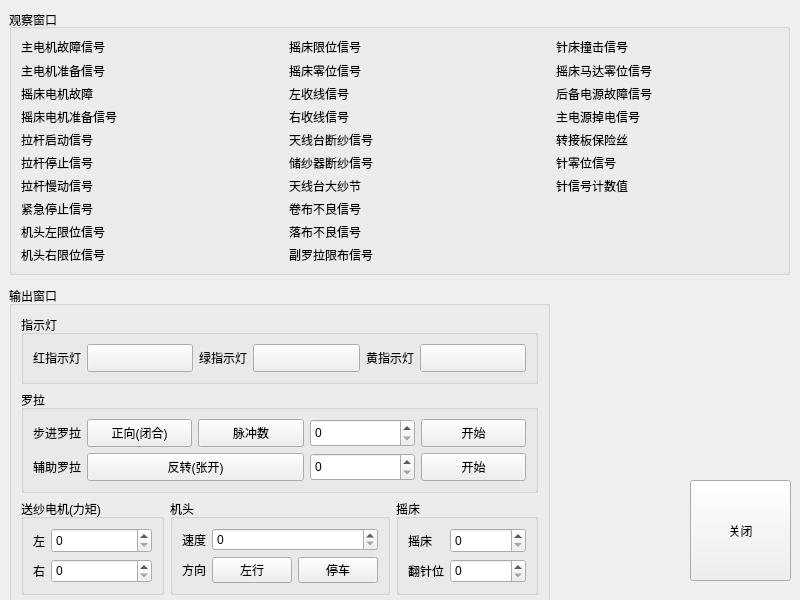
<?xml version="1.0" encoding="UTF-8"?>
<ui version="4.0">
 <class>machineexame</class>
 <widget class="QWidget" name="machineexame">
  <property name="geometry">
   <rect>
    <x>0</x>
    <y>0</y>
    <width>800</width>
    <height>600</height>
   </rect>
  </property>
  <property name="windowTitle">
   <string>Form</string>
  </property>
  <widget class="QGroupBox" name="groupBox">
   <property name="geometry">
    <rect>
     <x>9</x>
     <y>9</y>
     <width>781</width>
     <height>266</height>
    </rect>
   </property>
   <property name="title">
    <string>观察窗口</string>
   </property>
   <property name="alignment">
    <set>Qt::AlignLeading|Qt::AlignLeft|Qt::AlignVCenter</set>
   </property>
   <layout class="QGridLayout" name="gridLayout">
    <item row="0" column="0">
     <widget class="QLabel" name="label">
      <property name="sizePolicy">
       <sizepolicy hsizetype="Preferred" vsizetype="Preferred">
        <horstretch>0</horstretch>
        <verstretch>0</verstretch>
       </sizepolicy>
      </property>
      <property name="text">
       <string>主电机故障信号</string>
      </property>
     </widget>
    </item>
    <item row="0" column="3">
     <widget class="QLabel" name="label_23">
      <property name="text">
       <string>摇床限位信号</string>
      </property>
     </widget>
    </item>
    <item row="0" column="6">
     <widget class="QLabel" name="label_45">
      <property name="text">
       <string>针床撞击信号</string>
      </property>
     </widget>
    </item>
    <item row="1" column="0">
     <widget class="QLabel" name="label_4">
      <property name="sizePolicy">
       <sizepolicy hsizetype="Preferred" vsizetype="Preferred">
        <horstretch>0</horstretch>
        <verstretch>0</verstretch>
       </sizepolicy>
      </property>
      <property name="text">
       <string>主电机准备信号</string>
      </property>
     </widget>
    </item>
    <item row="1" column="3">
     <widget class="QLabel" name="label_25">
      <property name="text">
       <string>摇床零位信号</string>
      </property>
     </widget>
    </item>
    <item row="1" column="6">
     <widget class="QLabel" name="label_47">
      <property name="text">
       <string>摇床马达零位信号</string>
      </property>
     </widget>
    </item>
    <item row="2" column="0">
     <widget class="QLabel" name="label_6">
      <property name="sizePolicy">
       <sizepolicy hsizetype="Preferred" vsizetype="Preferred">
        <horstretch>0</horstretch>
        <verstretch>0</verstretch>
       </sizepolicy>
      </property>
      <property name="text">
       <string>摇床电机故障</string>
      </property>
     </widget>
    </item>
    <item row="2" column="3">
     <widget class="QLabel" name="label_27">
      <property name="text">
       <string>左收线信号</string>
      </property>
     </widget>
    </item>
    <item row="2" column="6">
     <widget class="QLabel" name="label_49">
      <property name="text">
       <string>后备电源故障信号</string>
      </property>
     </widget>
    </item>
    <item row="3" column="0">
     <widget class="QLabel" name="label_8">
      <property name="sizePolicy">
       <sizepolicy hsizetype="Preferred" vsizetype="Preferred">
        <horstretch>0</horstretch>
        <verstretch>0</verstretch>
       </sizepolicy>
      </property>
      <property name="text">
       <string>摇床电机准备信号</string>
      </property>
     </widget>
    </item>
    <item row="3" column="3">
     <widget class="QLabel" name="label_29">
      <property name="text">
       <string>右收线信号</string>
      </property>
     </widget>
    </item>
    <item row="3" column="6">
     <widget class="QLabel" name="label_51">
      <property name="text">
       <string>主电源掉电信号</string>
      </property>
     </widget>
    </item>
    <item row="4" column="0">
     <widget class="QLabel" name="label_10">
      <property name="sizePolicy">
       <sizepolicy hsizetype="Preferred" vsizetype="Preferred">
        <horstretch>0</horstretch>
        <verstretch>0</verstretch>
       </sizepolicy>
      </property>
      <property name="text">
       <string>拉杆启动信号</string>
      </property>
     </widget>
    </item>
    <item row="4" column="3">
     <widget class="QLabel" name="label_31">
      <property name="text">
       <string>天线台断纱信号</string>
      </property>
     </widget>
    </item>
    <item row="4" column="6">
     <widget class="QLabel" name="label_53">
      <property name="text">
       <string>转接板保险丝</string>
      </property>
     </widget>
    </item>
    <item row="5" column="0">
     <widget class="QLabel" name="label_12">
      <property name="sizePolicy">
       <sizepolicy hsizetype="Preferred" vsizetype="Preferred">
        <horstretch>0</horstretch>
        <verstretch>0</verstretch>
       </sizepolicy>
      </property>
      <property name="text">
       <string>拉杆停止信号</string>
      </property>
     </widget>
    </item>
    <item row="5" column="3">
     <widget class="QLabel" name="label_33">
      <property name="text">
       <string>储纱器断纱信号</string>
      </property>
     </widget>
    </item>
    <item row="6" column="0">
     <widget class="QLabel" name="label_14">
      <property name="sizePolicy">
       <sizepolicy hsizetype="Preferred" vsizetype="Preferred">
        <horstretch>0</horstretch>
        <verstretch>0</verstretch>
       </sizepolicy>
      </property>
      <property name="text">
       <string>拉杆慢动信号</string>
      </property>
     </widget>
    </item>
    <item row="6" column="3">
     <widget class="QLabel" name="label_35">
      <property name="text">
       <string>天线台大纱节</string>
      </property>
     </widget>
    </item>
    <item row="7" column="0">
     <widget class="QLabel" name="label_17">
      <property name="sizePolicy">
       <sizepolicy hsizetype="Preferred" vsizetype="Preferred">
        <horstretch>0</horstretch>
        <verstretch>0</verstretch>
       </sizepolicy>
      </property>
      <property name="text">
       <string>紧急停止信号</string>
      </property>
     </widget>
    </item>
    <item row="7" column="3">
     <widget class="QLabel" name="label_37">
      <property name="text">
       <string>卷布不良信号</string>
      </property>
     </widget>
    </item>
    <item row="9" column="0">
     <widget class="QLabel" name="label_15">
      <property name="sizePolicy">
       <sizepolicy hsizetype="Preferred" vsizetype="Preferred">
        <horstretch>0</horstretch>
        <verstretch>0</verstretch>
       </sizepolicy>
      </property>
      <property name="text">
       <string>机头左限位信号</string>
      </property>
     </widget>
    </item>
    <item row="9" column="3">
     <widget class="QLabel" name="label_39">
      <property name="text">
       <string>落布不良信号</string>
      </property>
     </widget>
    </item>
    <item row="10" column="0">
     <widget class="QLabel" name="label_16">
      <property name="sizePolicy">
       <sizepolicy hsizetype="Preferred" vsizetype="Preferred">
        <horstretch>0</horstretch>
        <verstretch>0</verstretch>
       </sizepolicy>
      </property>
      <property name="text">
       <string>机头右限位信号</string>
      </property>
     </widget>
    </item>
    <item row="10" column="3">
     <widget class="QLabel" name="label_41">
      <property name="text">
       <string>副罗拉限布信号</string>
      </property>
     </widget>
    </item>
    <item row="0" column="2">
     <spacer name="horizontalSpacer">
      <property name="orientation">
       <enum>Qt::Horizontal</enum>
      </property>
      <property name="sizeType">
       <enum>QSizePolicy::Maximum</enum>
      </property>
      <property name="sizeHint" stdset="0">
       <size>
        <width>40</width>
        <height>20</height>
       </size>
      </property>
     </spacer>
    </item>
    <item row="1" column="5">
     <spacer name="horizontalSpacer_11">
      <property name="orientation">
       <enum>Qt::Horizontal</enum>
      </property>
      <property name="sizeType">
       <enum>QSizePolicy::Maximum</enum>
      </property>
      <property name="sizeHint" stdset="0">
       <size>
        <width>40</width>
        <height>20</height>
       </size>
      </property>
     </spacer>
    </item>
    <item row="0" column="1">
     <widget class="QMdLabel" name="label_2">
      <property name="sizePolicy">
       <sizepolicy hsizetype="Maximum" vsizetype="Preferred">
        <horstretch>0</horstretch>
        <verstretch>0</verstretch>
       </sizepolicy>
      </property>
     </widget>
    </item>
    <item row="1" column="1">
     <widget class="QMdLabel" name="label_3"/>
    </item>
    <item row="2" column="1">
     <widget class="QMdLabel" name="label_5"/>
    </item>
    <item row="3" column="1">
     <widget class="QMdLabel" name="label_7"/>
    </item>
    <item row="4" column="1">
     <widget class="QMdLabel" name="label_9"/>
    </item>
    <item row="5" column="1">
     <widget class="QMdLabel" name="label_11"/>
    </item>
    <item row="6" column="1">
     <widget class="QMdLabel" name="label_21"/>
    </item>
    <item row="7" column="1">
     <widget class="QMdLabel" name="label_32"/>
    </item>
    <item row="9" column="1">
     <widget class="QMdLabel" name="label_20"/>
    </item>
    <item row="10" column="1">
     <widget class="QMdLabel" name="label_19"/>
    </item>
    <item row="9" column="4">
     <widget class="QMdLabel" name="label_13"/>
    </item>
    <item row="7" column="4">
     <widget class="QMdLabel" name="label_24"/>
    </item>
    <item row="6" column="4">
     <widget class="QMdLabel" name="label_26"/>
    </item>
    <item row="5" column="4">
     <widget class="QMdLabel" name="label_28"/>
    </item>
    <item row="4" column="4">
     <widget class="QMdLabel" name="label_30"/>
    </item>
    <item row="3" column="4">
     <widget class="QMdLabel" name="label_34"/>
    </item>
    <item row="2" column="4">
     <widget class="QMdLabel" name="label_36"/>
    </item>
    <item row="1" column="4">
     <widget class="QMdLabel" name="label_38"/>
    </item>
    <item row="0" column="4">
     <widget class="QMdLabel" name="label_40"/>
    </item>
    <item row="10" column="4">
     <widget class="QMdLabel" name="label_42">
      <property name="sizePolicy">
       <sizepolicy hsizetype="Maximum" vsizetype="Preferred">
        <horstretch>0</horstretch>
        <verstretch>0</verstretch>
       </sizepolicy>
      </property>
     </widget>
    </item>
    <item row="1" column="7">
     <widget class="QMdLabel" name="label_48"/>
    </item>
    <item row="2" column="7">
     <widget class="QMdLabel" name="label_50"/>
    </item>
    <item row="3" column="7">
     <widget class="QMdLabel" name="label_52"/>
    </item>
    <item row="4" column="7">
     <widget class="QMdLabel" name="label_54"/>
    </item>
    <item row="5" column="7">
     <widget class="QMdLabel" name="label_58"/>
    </item>
    <item row="6" column="7">
     <widget class="QMdLabel" name="label_60"/>
    </item>
    <item row="0" column="7">
     <widget class="QMdLabel" name="label_46">
      <property name="sizePolicy">
       <sizepolicy hsizetype="Maximum" vsizetype="Preferred">
        <horstretch>0</horstretch>
        <verstretch>0</verstretch>
       </sizepolicy>
      </property>
     </widget>
    </item>
    <item row="5" column="6">
     <widget class="QLabel" name="label_59">
      <property name="text">
       <string>针零位信号</string>
      </property>
     </widget>
    </item>
    <item row="6" column="6">
     <widget class="QLabel" name="label_57">
      <property name="text">
       <string>针信号计数值</string>
      </property>
     </widget>
    </item>
   </layout>
  </widget>
  <widget class="QGroupBox" name="groupBox_2">
   <property name="geometry">
    <rect>
     <x>9</x>
     <y>286</y>
     <width>541</width>
     <height>321</height>
    </rect>
   </property>
   <property name="title">
    <string>输出窗口</string>
   </property>
   <layout class="QVBoxLayout" name="verticalLayout">
    <item>
     <widget class="QGroupBox" name="groupBox_3">
      <property name="sizePolicy">
       <sizepolicy hsizetype="Preferred" vsizetype="Preferred">
        <horstretch>0</horstretch>
        <verstretch>2</verstretch>
       </sizepolicy>
      </property>
      <property name="title">
       <string>指示灯</string>
      </property>
      <layout class="QHBoxLayout" name="horizontalLayout_2">
       <item>
        <widget class="QLabel" name="label_18">
         <property name="sizePolicy">
          <sizepolicy hsizetype="Maximum" vsizetype="Preferred">
           <horstretch>0</horstretch>
           <verstretch>0</verstretch>
          </sizepolicy>
         </property>
         <property name="text">
          <string>红指示灯</string>
         </property>
        </widget>
       </item>
       <item>
        <widget class="QMdPushButton" name="qMdPushButton">
         <property name="sizePolicy">
          <sizepolicy hsizetype="Minimum" vsizetype="Minimum">
           <horstretch>0</horstretch>
           <verstretch>0</verstretch>
          </sizepolicy>
         </property>
         <property name="text">
          <string/>
         </property>
         <property name="checkable">
          <bool>true</bool>
         </property>
         <property name="autoExclusive">
          <bool>true</bool>
         </property>
        </widget>
       </item>
       <item>
        <widget class="QLabel" name="label_22">
         <property name="sizePolicy">
          <sizepolicy hsizetype="Maximum" vsizetype="Preferred">
           <horstretch>0</horstretch>
           <verstretch>0</verstretch>
          </sizepolicy>
         </property>
         <property name="text">
          <string>绿指示灯</string>
         </property>
        </widget>
       </item>
       <item>
        <widget class="QMdPushButton" name="qMdPushButton_2">
         <property name="sizePolicy">
          <sizepolicy hsizetype="Minimum" vsizetype="Minimum">
           <horstretch>0</horstretch>
           <verstretch>0</verstretch>
          </sizepolicy>
         </property>
         <property name="text">
          <string/>
         </property>
         <property name="checkable">
          <bool>true</bool>
         </property>
         <property name="autoExclusive">
          <bool>true</bool>
         </property>
        </widget>
       </item>
       <item>
        <widget class="QLabel" name="label_43">
         <property name="sizePolicy">
          <sizepolicy hsizetype="Maximum" vsizetype="Preferred">
           <horstretch>0</horstretch>
           <verstretch>0</verstretch>
          </sizepolicy>
         </property>
         <property name="text">
          <string>黄指示灯</string>
         </property>
        </widget>
       </item>
       <item>
        <widget class="QMdPushButton" name="qMdPushButton_3">
         <property name="sizePolicy">
          <sizepolicy hsizetype="Minimum" vsizetype="Minimum">
           <horstretch>0</horstretch>
           <verstretch>0</verstretch>
          </sizepolicy>
         </property>
         <property name="text">
          <string/>
         </property>
         <property name="checkable">
          <bool>true</bool>
         </property>
         <property name="autoExclusive">
          <bool>true</bool>
         </property>
        </widget>
       </item>
      </layout>
     </widget>
    </item>
    <item>
     <widget class="QGroupBox" name="groupBox_4">
      <property name="sizePolicy">
       <sizepolicy hsizetype="Preferred" vsizetype="Preferred">
        <horstretch>0</horstretch>
        <verstretch>3</verstretch>
       </sizepolicy>
      </property>
      <property name="title">
       <string>罗拉</string>
      </property>
      <layout class="QGridLayout" name="gridLayout_3">
       <item row="0" column="0">
        <widget class="QLabel" name="label_44">
         <property name="sizePolicy">
          <sizepolicy hsizetype="Maximum" vsizetype="Minimum">
           <horstretch>0</horstretch>
           <verstretch>0</verstretch>
          </sizepolicy>
         </property>
         <property name="text">
          <string>步进罗拉</string>
         </property>
        </widget>
       </item>
       <item row="0" column="1">
        <widget class="QMdPushButton" name="qMdPushButton_6">
         <property name="sizePolicy">
          <sizepolicy hsizetype="Minimum" vsizetype="Minimum">
           <horstretch>0</horstretch>
           <verstretch>0</verstretch>
          </sizepolicy>
         </property>
         <property name="text">
          <string>正向(闭合)</string>
         </property>
         <property name="checkable">
          <bool>true</bool>
         </property>
        </widget>
       </item>
       <item row="0" column="2">
        <widget class="QMdPushButton" name="qMdPushButton_4">
         <property name="sizePolicy">
          <sizepolicy hsizetype="Minimum" vsizetype="Minimum">
           <horstretch>0</horstretch>
           <verstretch>0</verstretch>
          </sizepolicy>
         </property>
         <property name="text">
          <string>脉冲数</string>
         </property>
         <property name="checkable">
          <bool>true</bool>
         </property>
        </widget>
       </item>
       <item row="0" column="3">
        <widget class="QSpinBox" name="spinBox">
         <property name="sizePolicy">
          <sizepolicy hsizetype="Minimum" vsizetype="Minimum">
           <horstretch>0</horstretch>
           <verstretch>0</verstretch>
          </sizepolicy>
         </property>
        </widget>
       </item>
       <item row="1" column="0">
        <widget class="QLabel" name="label_56">
         <property name="sizePolicy">
          <sizepolicy hsizetype="Maximum" vsizetype="Minimum">
           <horstretch>0</horstretch>
           <verstretch>0</verstretch>
          </sizepolicy>
         </property>
         <property name="text">
          <string>辅助罗拉</string>
         </property>
        </widget>
       </item>
       <item row="1" column="1" colspan="2">
        <widget class="QMdPushButton" name="qMdPushButton_5">
         <property name="sizePolicy">
          <sizepolicy hsizetype="Minimum" vsizetype="Minimum">
           <horstretch>0</horstretch>
           <verstretch>0</verstretch>
          </sizepolicy>
         </property>
         <property name="text">
          <string>反转(张开)</string>
         </property>
         <property name="checkable">
          <bool>true</bool>
         </property>
        </widget>
       </item>
       <item row="1" column="3">
        <widget class="QSpinBox" name="spinBox_2">
         <property name="sizePolicy">
          <sizepolicy hsizetype="Minimum" vsizetype="Minimum">
           <horstretch>0</horstretch>
           <verstretch>0</verstretch>
          </sizepolicy>
         </property>
        </widget>
       </item>
       <item row="0" column="4">
        <widget class="QMdPushButton" name="qMdPushButton_10">
         <property name="sizePolicy">
          <sizepolicy hsizetype="Minimum" vsizetype="Minimum">
           <horstretch>0</horstretch>
           <verstretch>0</verstretch>
          </sizepolicy>
         </property>
         <property name="text">
          <string>开始</string>
         </property>
        </widget>
       </item>
       <item row="1" column="4">
        <widget class="QMdPushButton" name="qMdPushButton_11">
         <property name="sizePolicy">
          <sizepolicy hsizetype="Minimum" vsizetype="Minimum">
           <horstretch>0</horstretch>
           <verstretch>0</verstretch>
          </sizepolicy>
         </property>
         <property name="text">
          <string>开始</string>
         </property>
        </widget>
       </item>
      </layout>
     </widget>
    </item>
    <item>
     <layout class="QHBoxLayout" name="horizontalLayout">
      <item>
       <widget class="QGroupBox" name="groupBox_5">
        <property name="title">
         <string>送纱电机(力矩)</string>
        </property>
        <layout class="QGridLayout" name="gridLayout_4">
         <item row="4" column="0">
          <widget class="QLabel" name="label_64">
           <property name="sizePolicy">
            <sizepolicy hsizetype="Preferred" vsizetype="Minimum">
             <horstretch>0</horstretch>
             <verstretch>0</verstretch>
            </sizepolicy>
           </property>
           <property name="text">
            <string>右</string>
           </property>
          </widget>
         </item>
         <item row="4" column="1">
          <widget class="QSpinBox" name="spinBox_5">
           <property name="sizePolicy">
            <sizepolicy hsizetype="Minimum" vsizetype="Minimum">
             <horstretch>0</horstretch>
             <verstretch>0</verstretch>
            </sizepolicy>
           </property>
          </widget>
         </item>
         <item row="2" column="0">
          <widget class="QLabel" name="label_65">
           <property name="sizePolicy">
            <sizepolicy hsizetype="Maximum" vsizetype="Minimum">
             <horstretch>0</horstretch>
             <verstretch>0</verstretch>
            </sizepolicy>
           </property>
           <property name="text">
            <string>左</string>
           </property>
          </widget>
         </item>
         <item row="2" column="1">
          <widget class="QSpinBox" name="spinBox_6">
           <property name="sizePolicy">
            <sizepolicy hsizetype="Minimum" vsizetype="Minimum">
             <horstretch>0</horstretch>
             <verstretch>0</verstretch>
            </sizepolicy>
           </property>
          </widget>
         </item>
        </layout>
       </widget>
      </item>
      <item>
       <widget class="QGroupBox" name="groupBox_6">
        <property name="title">
         <string>机头</string>
        </property>
        <layout class="QGridLayout" name="gridLayout_6">
         <item row="0" column="0">
          <widget class="QLabel" name="label_61">
           <property name="sizePolicy">
            <sizepolicy hsizetype="Maximum" vsizetype="Minimum">
             <horstretch>0</horstretch>
             <verstretch>0</verstretch>
            </sizepolicy>
           </property>
           <property name="text">
            <string>速度</string>
           </property>
          </widget>
         </item>
         <item row="1" column="0">
          <widget class="QLabel" name="label_63">
           <property name="sizePolicy">
            <sizepolicy hsizetype="Preferred" vsizetype="Minimum">
             <horstretch>0</horstretch>
             <verstretch>0</verstretch>
            </sizepolicy>
           </property>
           <property name="text">
            <string>方向</string>
           </property>
          </widget>
         </item>
         <item row="0" column="1" colspan="2">
          <widget class="QSpinBox" name="spinBox_3">
           <property name="sizePolicy">
            <sizepolicy hsizetype="Minimum" vsizetype="Minimum">
             <horstretch>0</horstretch>
             <verstretch>0</verstretch>
            </sizepolicy>
           </property>
          </widget>
         </item>
         <item row="1" column="1">
          <widget class="QMdPushButton" name="qMdPushButton_7">
           <property name="sizePolicy">
            <sizepolicy hsizetype="Minimum" vsizetype="Minimum">
             <horstretch>0</horstretch>
             <verstretch>0</verstretch>
            </sizepolicy>
           </property>
           <property name="text">
            <string>左行</string>
           </property>
           <property name="checkable">
            <bool>true</bool>
           </property>
          </widget>
         </item>
         <item row="1" column="2">
          <widget class="QMdPushButton" name="qMdPushButton_9">
           <property name="text">
            <string>停车</string>
           </property>
           <property name="checkable">
            <bool>true</bool>
           </property>
          </widget>
         </item>
        </layout>
       </widget>
      </item>
      <item>
       <widget class="QGroupBox" name="groupBox_7">
        <property name="title">
         <string>摇床</string>
        </property>
        <layout class="QGridLayout" name="gridLayout_5">
         <item row="2" column="1">
          <widget class="QSpinBox" name="spinBox_4">
           <property name="sizePolicy">
            <sizepolicy hsizetype="Minimum" vsizetype="Minimum">
             <horstretch>0</horstretch>
             <verstretch>0</verstretch>
            </sizepolicy>
           </property>
          </widget>
         </item>
         <item row="2" column="0">
          <widget class="QLabel" name="label_66">
           <property name="sizePolicy">
            <sizepolicy hsizetype="Maximum" vsizetype="Minimum">
             <horstretch>0</horstretch>
             <verstretch>0</verstretch>
            </sizepolicy>
           </property>
           <property name="text">
            <string>摇床</string>
           </property>
          </widget>
         </item>
         <item row="4" column="0">
          <widget class="QLabel" name="label_67">
           <property name="sizePolicy">
            <sizepolicy hsizetype="Preferred" vsizetype="Minimum">
             <horstretch>0</horstretch>
             <verstretch>0</verstretch>
            </sizepolicy>
           </property>
           <property name="text">
            <string>翻针位</string>
           </property>
          </widget>
         </item>
         <item row="4" column="1">
          <widget class="QSpinBox" name="spinBox_7">
           <property name="sizePolicy">
            <sizepolicy hsizetype="Minimum" vsizetype="Minimum">
             <horstretch>0</horstretch>
             <verstretch>0</verstretch>
            </sizepolicy>
           </property>
          </widget>
         </item>
        </layout>
       </widget>
      </item>
     </layout>
    </item>
   </layout>
   <zorder>groupBox_4</zorder>
   <zorder>groupBox_3</zorder>
  </widget>
  <widget class="QMdPushButton" name="qMdPushButton_8">
   <property name="geometry">
    <rect>
     <x>690</x>
     <y>480</y>
     <width>101</width>
     <height>101</height>
    </rect>
   </property>
   <property name="sizePolicy">
    <sizepolicy hsizetype="Maximum" vsizetype="Fixed">
     <horstretch>0</horstretch>
     <verstretch>0</verstretch>
    </sizepolicy>
   </property>
   <property name="text">
    <string>关闭</string>
   </property>
  </widget>
 </widget>
 <customwidgets>
  <customwidget>
   <class>QMdLabel</class>
   <extends>QLabel</extends>
   <header>mdLabel/qmdlabel.h</header>
  </customwidget>
  <customwidget>
   <class>QMdPushButton</class>
   <extends>QPushButton</extends>
   <header>mdPushbutton/qmdpushbutton.h</header>
  </customwidget>
 </customwidgets>
 <resources/>
 <connections/>
</ui>
